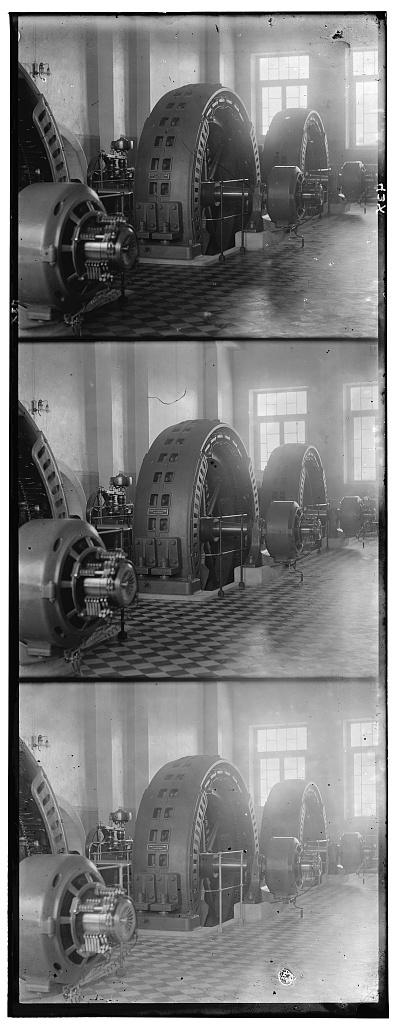
#> input picture DataSamples/s1.jpg, 398 x 1024 px
$ python task2.py
#> lines starting #> are read from the running program, lines starting #| are printed output that depends on the picture
#!/usr/bin/python3.5


import numpy as np
import cv2
import math


# Match im2 onto im1
def match_offset(im1, im2, crop, movement):
	h,w = im1.shape
	w_c = int(w/2)
	h_c = int(h/2)
	if(crop>100):
		crop = 100

	w_window = int(w_c*crop/100)
	h_window = int(h_c*crop/100)

	# Find mid point of grey scale
	sample = im1[h_c - h_window :h_c + h_window, w_c - w_window:w_c + w_window]
	ret, imgf = cv2.threshold(sample, 0, 255, cv2.THRESH_BINARY+cv2.THRESH_OTSU)
	mid = int(ret)

	max_diff = 0
	max_i = 0
	max_j = 0
	for i_offset in range(-movement, movement):
		for j_offset in range(-movement, movement):
			diff = 0
			for i in range(w_c - w_window,w_c + w_window):
				for j in range(h_c - h_window,h_c + h_window):
					if((0<=i)&(i < w)&(0<=j)&(j< h)&(0<=i+i_offset)&(i+i_offset < w)&(0<=j+j_offset)&(j+j_offset< h)):
						diff += (im1[j, i]-mid) * (im2[j+j_offset, i+i_offset]-mid)

			if(diff > max_diff):
				max_diff = diff
				max_i = i_offset
				max_j = j_offset


	return max_i, max_j


# Move image based on offset
def move_image(img, offj, offi):
	h, w = img.shape
	ret_img = np.zeros((h,w), np.uint8)
	for i in range(0,w):
		for j in range(0,h):
			if((0<=i+offi)&(i+offi < w)&(0<=j+offj)&(j+offj< h)):
				ret_img[j,i] = img[j+offj, i+offi]
	return ret_img


# Reconstruct RGB image
def img_reconstruct(B, G, R, offjg, offig, offjr, offir):
	h, w = B.shape
	rec_img = np.zeros((h,w,3), np.uint8)

	# Reconstruct RGB channels
	rec_img[:,:,0] = B
	for i in range(0,w):
		for j in range(0,h):
			if((0<=i+offig)&(i+offig < w)&(0<=j+offjg)&(j+offjg< h)):
				rec_img[j,i,1] = G[j+offjg, i+offig]

	for i in range(0,w):
		for j in range(0,h):
			if((0<=i+offir)&(i+offir < w)&(0<=j+offjr)&(j+offjr< h)):
				rec_img[j,i,2] = R[j+offjr, i+offir]

	return rec_img

# Construct image pyramid
def img_pyramid(img, min_reso):
	h,w = img.shape
	step = int(math.log(w/min_reso)/math.log(2))
	img_arr = []
	img_arr.append(img)
	for i in range(0,step):
		img_arr.append(cv2.pyrDown(img_arr[i]))
	return img_arr


def auto_canny(image, sigma=0.33):
	# compute the median of the single channel pixel intensities
	v = np.median(image)

	# apply automatic Canny edge detection using the computed median
	lower = int(max(0, (1.0 - sigma) * v))
	upper = int(min(255, (1.0 + sigma) * v))
	edged = cv2.Canny(image, lower, upper)

	# return the edged image
	return edged


if __name__ == "__main__":
	img = cv2.imread('./DataSamples/s1.jpg',0)
#> img is the input picture: shape (1024, 398); min 0, max 255, mean 123.3

	# Variable init
	height, width = img.shape
#> height = 1024; width = 398
	h = int(height/3)
#> h = 341
	w = width
#> w = 398
	movement = 2
	crop = 20
	min_reso = 32 # int(w/10)

	# Create array of RGB values
	im_b = img[0 : h, 0:w]
	im_g = img[h : 2*h, 0:w]
	im_r = img[2*h : 3*h, 0:w]
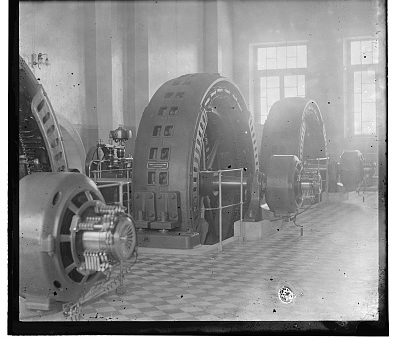
#> im_r: shape (341, 398); min 0, max 255, mean 142

	# Using edges for alignment
	ime_b = auto_canny(im_b)
#> in auto_canny, `v = np.median(image)`: v = 100
#> in auto_canny, `lower = int(max(0, (1.0 - sigma) * v))`: lower = 67
#> in auto_canny, `upper = int(min(255, (1.0 + sigma) * v))`: upper = 133
#> in auto_canny, `edged = cv2.Canny(image, lower, upper)`:
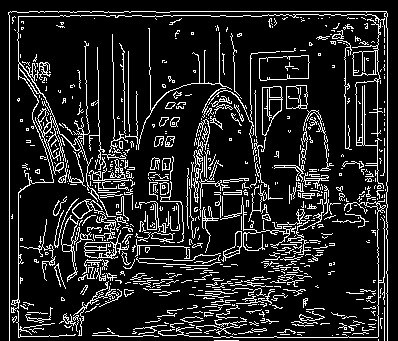
#> edged: shape (341, 398); 13.8% white in thin lines or dots
	ime_g = auto_canny(im_g)
#> call 2 of auto_canny, with sigma = 0.33
#> in auto_canny (call 2), `v = np.median(image)`: v = 115
#> in auto_canny (call 2), `lower = int(max(0, (1.0 - sigma) * v))`: lower = 77
#> in auto_canny (call 2), `upper = int(min(255, (1.0 + sigma) * v))`: upper = 152
#> in auto_canny (call 2), `edged = cv2.Canny(image, lower, upper)`:
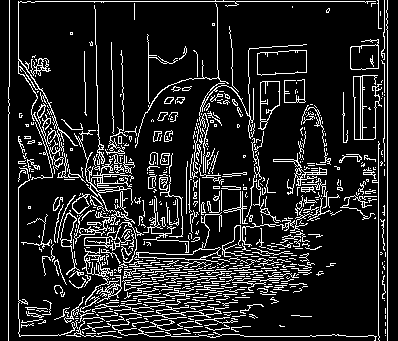
#> edged: shape (341, 398); 13.7% white in thin lines or dots
	ime_r = auto_canny(im_r)
#> call 3 of auto_canny, with sigma = 0.33
#> in auto_canny (call 3), `v = np.median(image)`: v = 146
#> in auto_canny (call 3), `lower = int(max(0, (1.0 - sigma) * v))`: lower = 97
#> in auto_canny (call 3), `upper = int(min(255, (1.0 + sigma) * v))`: upper = 194
#> in auto_canny (call 3), `edged = cv2.Canny(image, lower, upper)`:
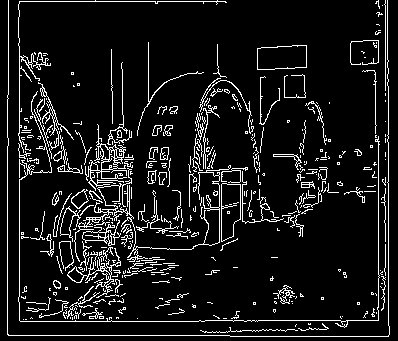
#> edged: shape (341, 398); 9.2% white in thin lines or dots

	# Construct image pyramid
	arr_b = img_pyramid(ime_b, min_reso)
#> after the loop in img_pyramid, `for i in range(0,step):`: img_arr = 4 items
#> arr_b = 4 items
	arr_g = img_pyramid(ime_g, min_reso)
#> arr_g = 4 items
	arr_r = img_pyramid(ime_r, min_reso)
#> arr_r = 4 items

	idx = len(arr_g) -1
#> idx = 3

	ig = 0
	jg = 0
	ir = 0
	jr = 0

	while(idx>0):
		print("idx: %d"%(idx))
		# Calculate offset using cross correlation
		offig, offjg = match_offset(arr_b[idx], arr_g[idx],100, movement)
		offir, offjr = match_offset(arr_b[idx], arr_r[idx],100, movement)

		print("max: %3d %3d"%(offig*2**idx, offjg*2**idx))
		print("max: %3d %3d"%(offir*2**idx, offjr*2**idx))

		ig = ig*2 + offig*2
		jg = jg*2 + offjg*2
		ir = ir*2 + offir*2
		jr = jr*2 + offjr*2

		arr_g[idx-1] = move_image(arr_g[idx-1], jg, ig)
		arr_r[idx-1] = move_image(arr_r[idx-1], jr, ir)

		idx = idx - 1
#> this loop made 3 passes
#| idx: 3
#| max:   0  -8
#| max:   0  -8
#| idx: 2
#| max:   0   4
#| max:   0  -4
#| idx: 1
#| max:  -2  -2
#| max:  -2   2
#> after the loop, idx = 0; ig = -2; ir = -2; jg = -6; jr = -10

	offig, offjg = match_offset(arr_b[idx], arr_g[idx],crop, movement)
#> in match_offset (call 7), `sample = im1[h_c - h_window :h_c + h_window, w_c - w_window:w_c + w_wi..`:
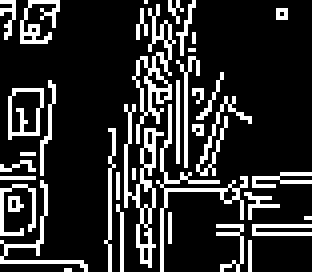
#> sample: shape (68, 78) (shown 4 times larger); 18.2% white in thin lines or dots
#> in match_offset (call 7), `ret, imgf = cv2.threshold(sample, 0, 255, cv2.THRESH_BINARY+cv2.THRESH..`: ret = 0
#> after the loop in match_offset (call 7), `for i_offset in range(-movement, movement):`: max_diff = 38624850; max_i = 1; max_j = 0
#> offig = 1; offjg = 0
	offir, offjr = match_offset(arr_b[idx], arr_r[idx],crop, movement)
#> offir = 1; offjr = -1

	print("idx: %d"%(idx))
#| idx: 0
	print("max: %3d %3d"%(offig, offjg))
#| max:   1   0
	print("max: %3d %3d"%(offir, offjr))
#| max:   1  -1
	ig = ig + offig
#> ig = -1
	jg = jg + offjg
	ir = ir + offir
#> ir = -1
	jr = jr + offjr
#> jr = -11

	print("final max: %3d %3d"%(ig, jg))
#| final max:  -1  -6
	print("final max: %3d %3d"%(ir, jr))
#| final max:  -1 -11

	# Create reconstruct image
	rec_img = img_reconstruct(im_b, im_g, im_r, jg, ig, jr, ir)
#> after the loop in img_reconstruct, `for i in range(0,w):`:
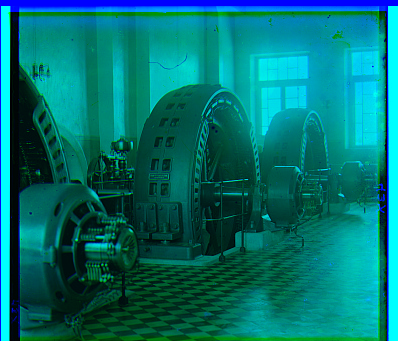
#> rec_img: shape (341, 398, 3); mean of channels 0, 1, 2 112.3, 113.2, 0; drawn as B, G, R
#> after the loop in img_reconstruct, `for i in range(0,w):`:
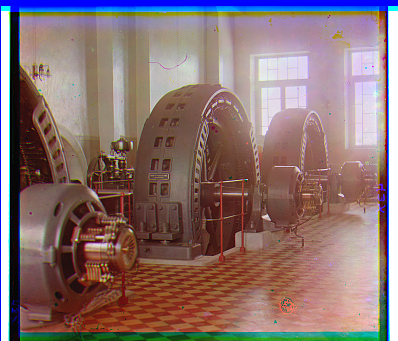
#> rec_img: shape (341, 398, 3); mean of channels 0, 1, 2 112.3, 113.2, 137.1; drawn as B, G, R

	cv2.imshow("reconstructed", rec_img)
	cv2.waitKey(0)

$ run again, with DataSamples/s2.jpg copied over DataSamples/s1.jpg
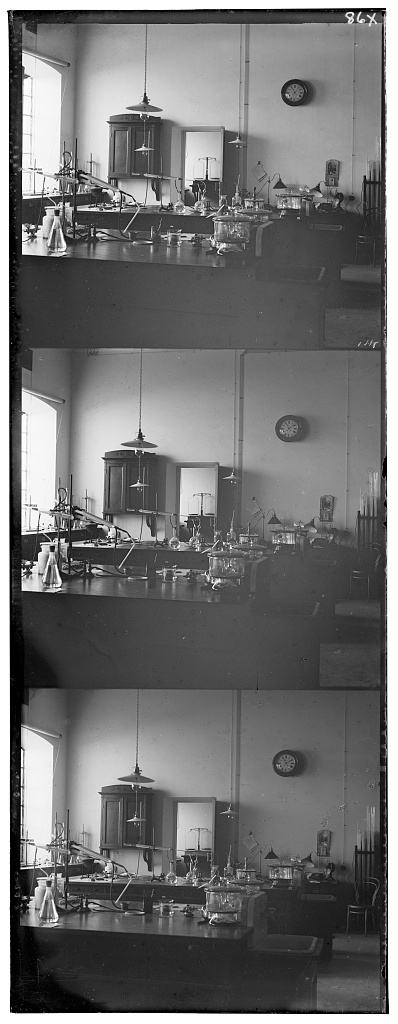
#> input picture DataSamples/s2.jpg, 398 x 1024 px
#> img is the input picture: shape (1024, 398); min 0, max 255, mean 113
#> v = 111
#> lower = 74
#> upper = 147
#> in auto_canny, `edged = cv2.Canny(image, lower, upper)`:
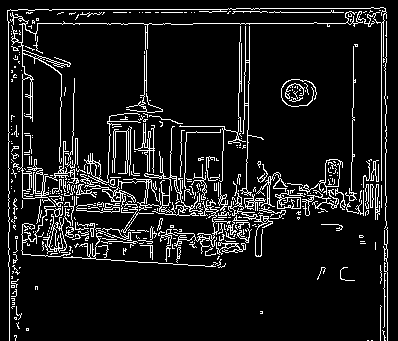
#> edged: shape (341, 398); 9.8% white in thin lines or dots
#> edged: shape (341, 398); 8.8% white in thin lines or dots
#> edged: shape (341, 398); 10.4% white in thin lines or dots
#> after the loop in img_pyramid, `for i in range(0,step):`: img_arr = 4 items
#> `idx = len(arr_g) -1`: idx = 3
#> the loop `while(idx>0):` made 3 passes
#> (printed output is left out)
#> after the loop `while(idx>0):`: idx = 0; ig = -6; ir = -8; jg = -4; jr = -12
#> sample: shape (68, 78); 16.5% white in thin lines or dots
#> `offig, offjg = match_offset(arr_b[idx], arr_g[idx],crop, movement)`: offig = 1; offjg = -1
#> `offir, offjr = match_offset(arr_b[idx], arr_r[idx],crop, movement)`: offjr = 1
#| idx: 0
#| max:   1  -1
#| max:   0   1
#> `ig = ig + offig`: ig = -5
#> `jr = jr + offjr`: jr = -11
#| final max:  -5  -5
#| final max:  -8 -11
#> after the loop in img_reconstruct, `for i in range(0,w):`:
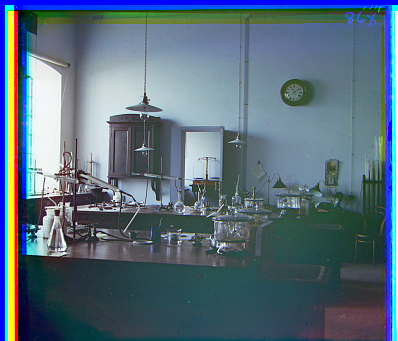
#> rec_img: shape (341, 398, 3); mean of channels 0, 1, 2 124.4, 109.2, 88.4; drawn as B, G, R

$ run again, with DataSamples/s3.jpg copied over DataSamples/s1.jpg
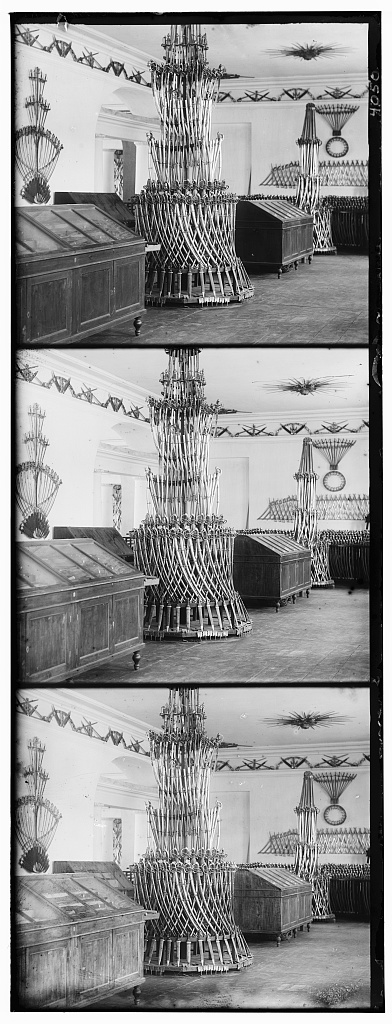
#> input picture DataSamples/s3.jpg, 392 x 1024 px
#> img is the input picture: shape (1024, 392); min 0, max 255, mean 146.7
#> v = 146
#> lower = 97
#> upper = 194
#> in auto_canny, `edged = cv2.Canny(image, lower, upper)`:
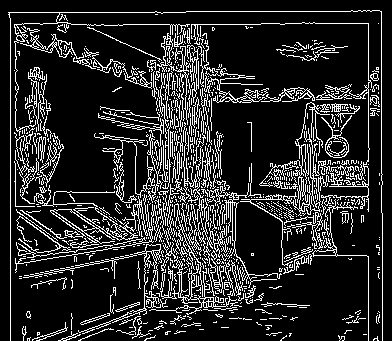
#> edged: shape (341, 392); 16.2% white in thin lines or dots
#> edged: shape (341, 392); 15.8% white in thin lines or dots
#> edged: shape (341, 392); 17.2% white in thin lines or dots
#> after the loop in img_pyramid, `for i in range(0,step):`: img_arr = 4 items
#> `idx = len(arr_g) -1`: idx = 3
#> the loop `while(idx>0):` made 3 passes
#> (printed output is left out)
#> after the loop `while(idx>0):`: idx = 0; ig = -2; ir = 0; jg = -6; jr = -14
#> sample: shape (68, 78); 32.4% white in thin lines or dots
#> `offig, offjg = match_offset(arr_b[idx], arr_g[idx],crop, movement)`: offig = 0; offjg = -1
#> `offir, offjr = match_offset(arr_b[idx], arr_r[idx],crop, movement)`: offjr = 0
#| idx: 0
#| max:   0  -1
#| max:  -1   0
#> `jg = jg + offjg`: jg = -7
#> `ir = ir + offir`: ir = -1
#| final max:  -2  -7
#| final max:  -1 -14
#> after the loop in img_reconstruct, `for i in range(0,w):`:
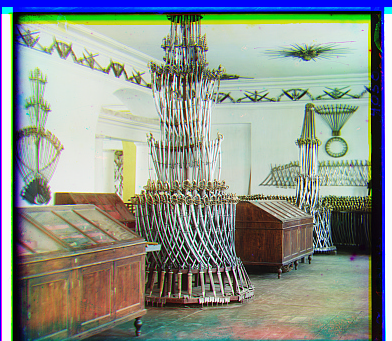
#> rec_img: shape (341, 392, 3); mean of channels 0, 1, 2 139.3, 147.9, 140.1; drawn as B, G, R

$ run again, with DataSamples/s4.jpg copied over DataSamples/s1.jpg
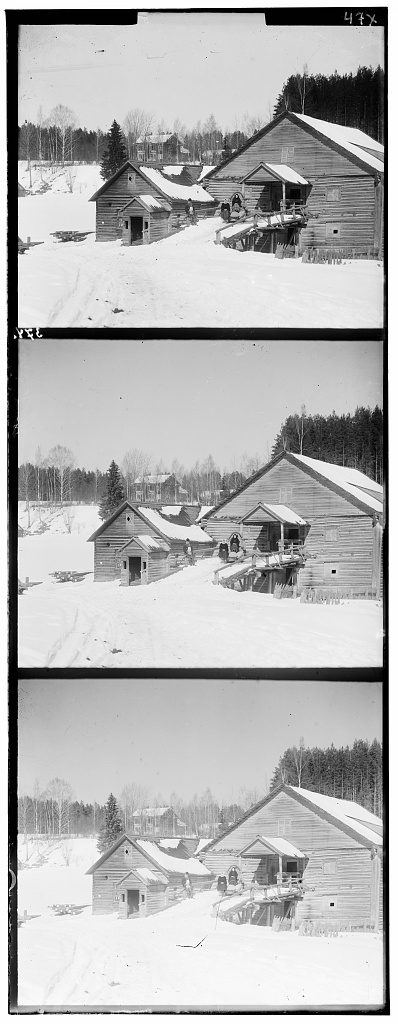
#> input picture DataSamples/s4.jpg, 398 x 1024 px
#> img is the input picture: shape (1024, 398); min 0, max 255, mean 179.5
#> v = 213
#> lower = 142
#> upper = 255
#> edged: shape (341, 398); 9.5% white in thin lines or dots
#> edged: shape (341, 398); 8.6% white in thin lines or dots
#> edged: shape (341, 398); 7.5% white in thin lines or dots
#> after the loop in img_pyramid, `for i in range(0,step):`: img_arr = 4 items
#> `idx = len(arr_g) -1`: idx = 3
#> the loop `while(idx>0):` made 3 passes
#> (printed output is left out)
#> after the loop `while(idx>0):`: idx = 0; ig = -2; ir = -4; jg = 0; jr = -8
#> sample: shape (68, 78); 22.1% white in thin lines or dots
#> `offig, offjg = match_offset(arr_b[idx], arr_g[idx],crop, movement)`: offig = 0; offjg = -1
#> `offir, offjr = match_offset(arr_b[idx], arr_r[idx],crop, movement)`: offir = 1; offjr = -1
#| idx: 0
#| max:   0  -1
#| max:   1  -1
#> `ir = ir + offir`: ir = -3
#> `jr = jr + offjr`: jr = -9
#| final max:  -2  -1
#| final max:  -3  -9
#> after the loop in img_reconstruct, `for i in range(0,w):`:
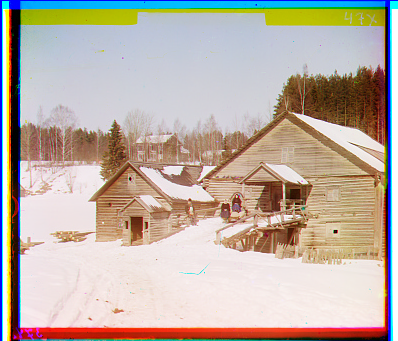
#> rec_img: shape (341, 398, 3); mean of channels 0, 1, 2 165.4, 175.1, 188.1; drawn as B, G, R
